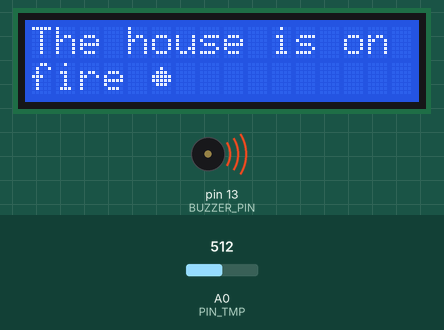
Recording of a sketch running on a simulated Arduino Uno, built with avr-gcc and run on an emulated ATmega328P. Parts: 16×2 character LCD, buzzer (waves = sounding). The inputs (shaded band) are chosen by the test bench; at power-on: A0 (PIN_TMP) = 512.

Above: at 1.7 s.
1.8 s: A0 (PIN_TMP) set to 199
3.3 s: A0 (PIN_TMP) set to 171
At 4.7 s:
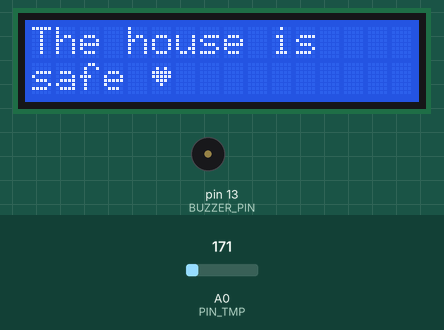
5.6 s: A0 (PIN_TMP) set to 306
At 7.2 s:
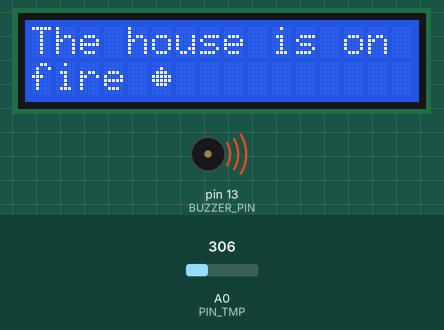
7.7 s: A0 (PIN_TMP) set to 122
At 8.6 s:
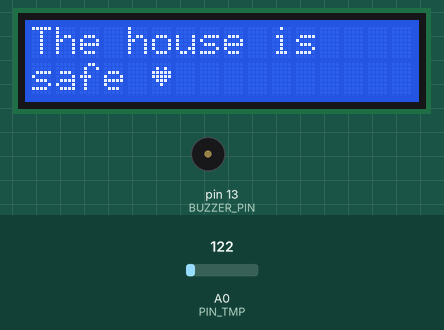
9.8 s: A0 (PIN_TMP) set to 511
At 11.2 s:
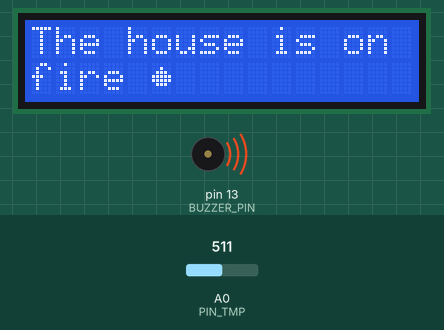
Timing chart, 0 to 12.8 s (numbered marks = the images above; inputs shaded):
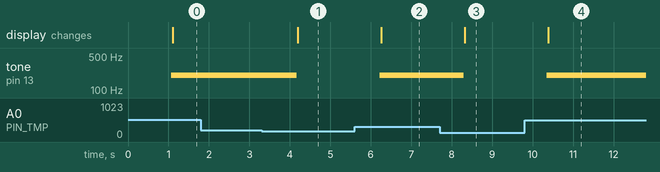

Measured:
- the behaviour switches between 185 and 184 on A0 (PIN_TMP) (found by bisection; images 0 and 1)
- after the input at 1.8 s, every drawn part: stays the same
- after the input at 3.3 s, tone on pin 13 (BUZZER_PIN): 200 Hz → silent after 0.87 s; the display: changes after 0.90 s (image 1)
- after the input at 5.6 s, tone on pin 13 (BUZZER_PIN): silent → 200 Hz after 0.63 s; the display: changes after 0.66 s (image 2)
- after the input at 7.7 s, tone on pin 13 (BUZZER_PIN): 200 Hz → silent after 0.59 s; the display: changes after 0.62 s (image 3)
- after the input at 9.8 s, tone on pin 13 (BUZZER_PIN): silent → 200 Hz after 0.55 s; the display: changes after 0.58 s (image 4)

The sketch:

house_on_fire1.ino
```cpp
// C++ code
#include <LiquidCrystal_I2C.h>
LiquidCrystal_I2C lcd(0x27, 16, 2);

// create a new character"fire"
byte customChar0[8] = {
	0b00000,
	0b00100,
	0b01110,
	0b11111,
	0b11111,
	0b01110,
	0b00000,
	0b00000
};
// create a new character"heart"
byte customChar1[8] = {
  0b00000,
  0b01010,
  0b11111,
  0b11111,
  0b01110,
  0b00100,
  0b00000,
  0b00000
};

#define ADC_VREF 5  // in volt
#define ADC_RESOLUTION 1024.0
#define PIN_TMP A0
#define BUZZER_PIN  13

void setup()
{
  lcd.init();
  lcd.backlight();

  pinMode(BUZZER_PIN, OUTPUT);
  lcd.print("Hello!");
}


void loop()
{

  delay(1000);
  // read TMP sensor
  int adcVal = analogRead(PIN_TMP);
  // convert the ADC value to voltage
  float voltage = adcVal * (ADC_VREF / ADC_RESOLUTION);
  // convert the voltage to the temperature in Celsius
  float tempC = (voltage - 0.5) * 100;

  if(tempC <= 40)
      {
    	noTone(BUZZER_PIN);  // buzzer is off
        lcd.clear();
        lcd.setCursor(0,0);
        lcd.print("The house is ");
    	lcd.setCursor(0,1);
    	lcd.print("safe");
    	lcd.createChar(1, customChar1); // create a new character
        lcd.setCursor(5, 1); // move cursor to (5, 1)
        lcd.write((byte)1);  // print the custom char at (5, 1)

      }
  else
      {
    	tone(BUZZER_PIN,200); // buzzer is on
        lcd.clear();
        lcd.setCursor(0,0);
        lcd.print("The house is on ");
    	lcd.setCursor(0,1);
    	lcd.print("fire");
    	lcd.createChar(0, customChar0); // create a new character
        lcd.setCursor(5, 1); // move cursor to (5, 1)
        lcd.write((byte)0);  // print the custom char at (5, 1)


      }


}
```
